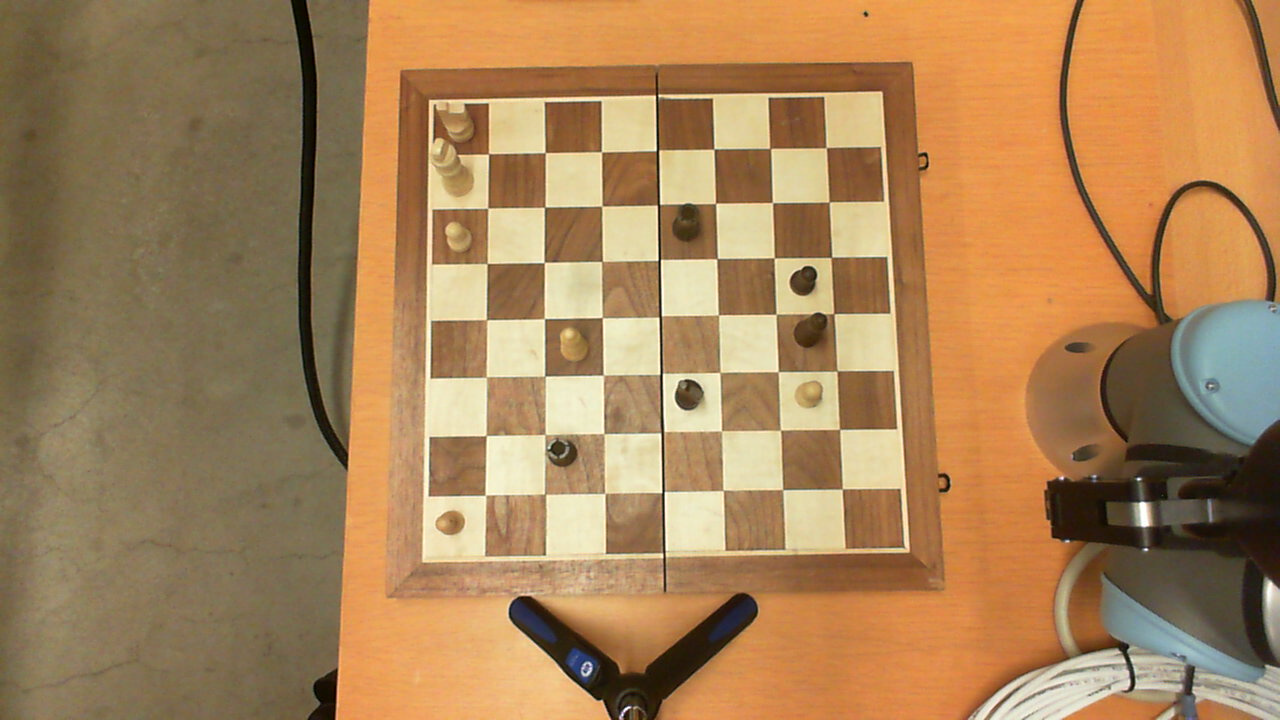
#> input picture computervision/images/2017-02-01-094746.jpg, 1280 x 720 px
$ python countours.py images/2017-02-01-094746.jpg
#> lines starting #> are read from the running program, lines starting #| are printed output that depends on the picture; after the words box and inside, x2 and y2 are one past the last pixel; in counts of white or black regions, pixels touching at a corner belong together
import cv2
import sys
import numpy as np
from main import sharpen

def getCentroid(contour):
    M = cv2.moments(contour)
    cx = int(M['m10']/M['m00'])
    cy = int(M['m01']/M['m00'])
    return cx, cy

def morph_close(image):
    structuringElement = cv2.getStructuringElement(cv2.MORPH_RECT, (40,40))
    closedImage = cv2.morphologyEx(image.copy(), cv2.MORPH_CLOSE, structuringElement)
    return closedImage

def morph_open(image):
    structuringElement = cv2.getStructuringElement(cv2.MORPH_RECT, (40,40))
    openedImage = cv2.morphologyEx(image.copy(), cv2.MORPH_OPEN, structuringElement)
    return openedImage

#Read Image
image = cv2.imread(sys.argv[1], 1)
#> image is the input picture: shape (720, 1280, 3); mean B, G, R 88, 130.8, 167.8
cv2.imshow('Original image', image)
cv2.waitKey(0)
#sharpen edges
#image = sharpen(image, 3)
#Smooth using a gaussian filter
blur = cv2.GaussianBlur(image, (5,5),0)
#Convert to Grayscale
gray = cv2.cvtColor(blur, cv2.COLOR_BGR2GRAY)
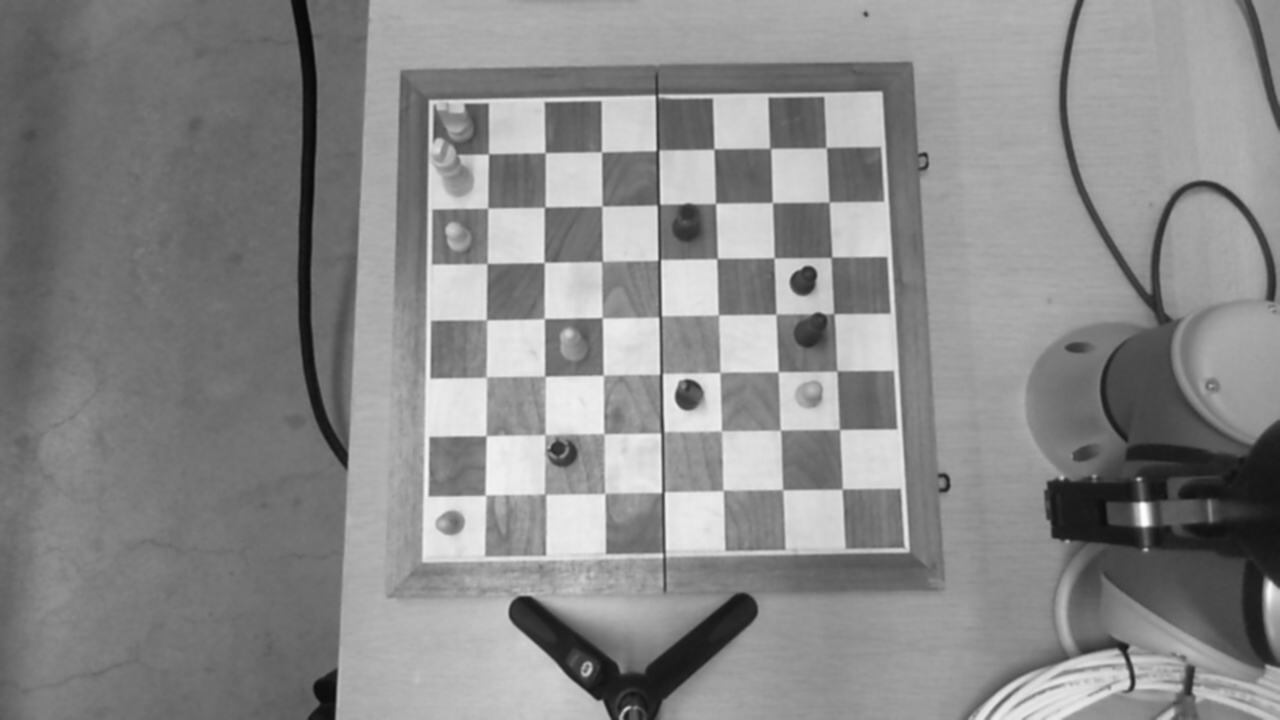
#> gray: shape (720, 1280); min 8, max 254, mean 137
cv2.imshow('Grayscaled image', gray)
cv2.waitKey(0)
#res1, thresh = cv2.threshold(gray,150,255,cv2.THRESH_BINARY)
#res2, thresh = cv2.threshold(gray, 150,255,cv2.THRESH_BINARY)
thresh = cv2.adaptiveThreshold(gray, 255 ,cv2.ADAPTIVE_THRESH_GAUSSIAN_C, cv2.THRESH_BINARY,19,2)
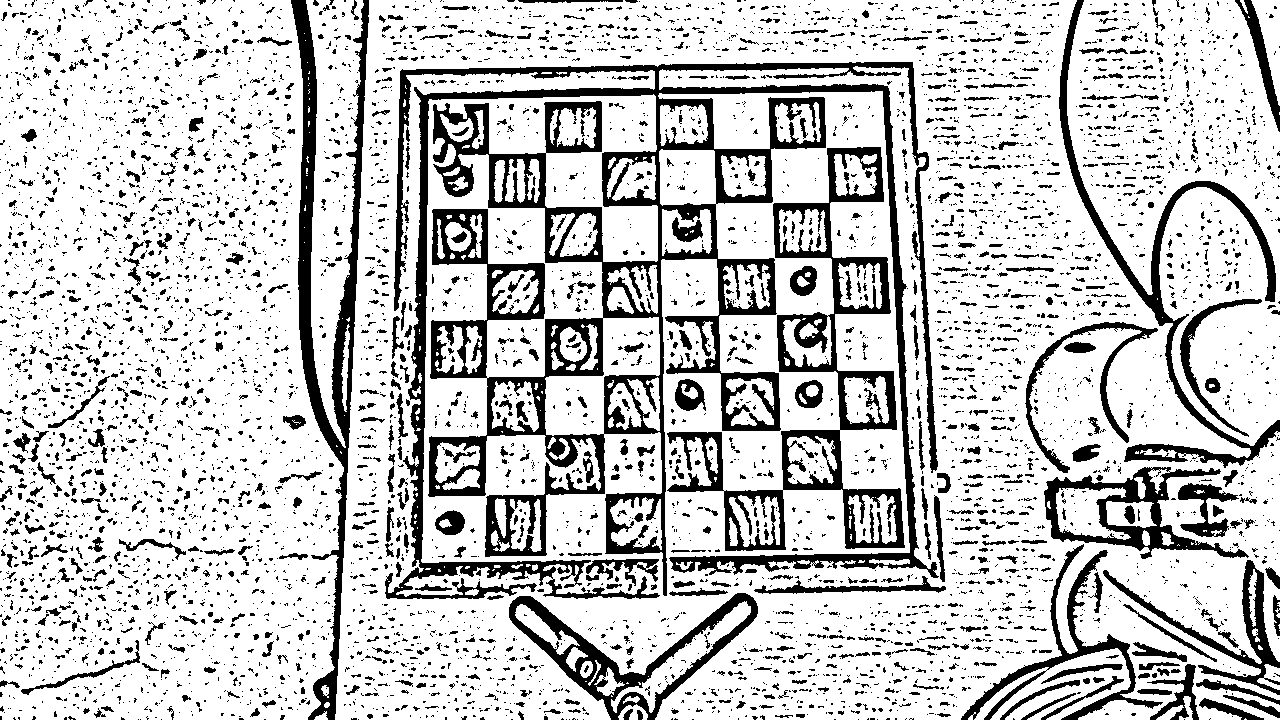
#> thresh: shape (720, 1280); 78.6% white; 5899 black regions (4986 under 20 px), largest, box (x1, y1, x2, y2) and area: (385, 62, 939, 599) 64601, (667, 147, 905, 551) 15159, (291, 0, 369, 720) 12447
cv2.imshow('Tresholded image', thresh)
cv2.waitKey(0)
gray = cv2.medianBlur(thresh, 5)
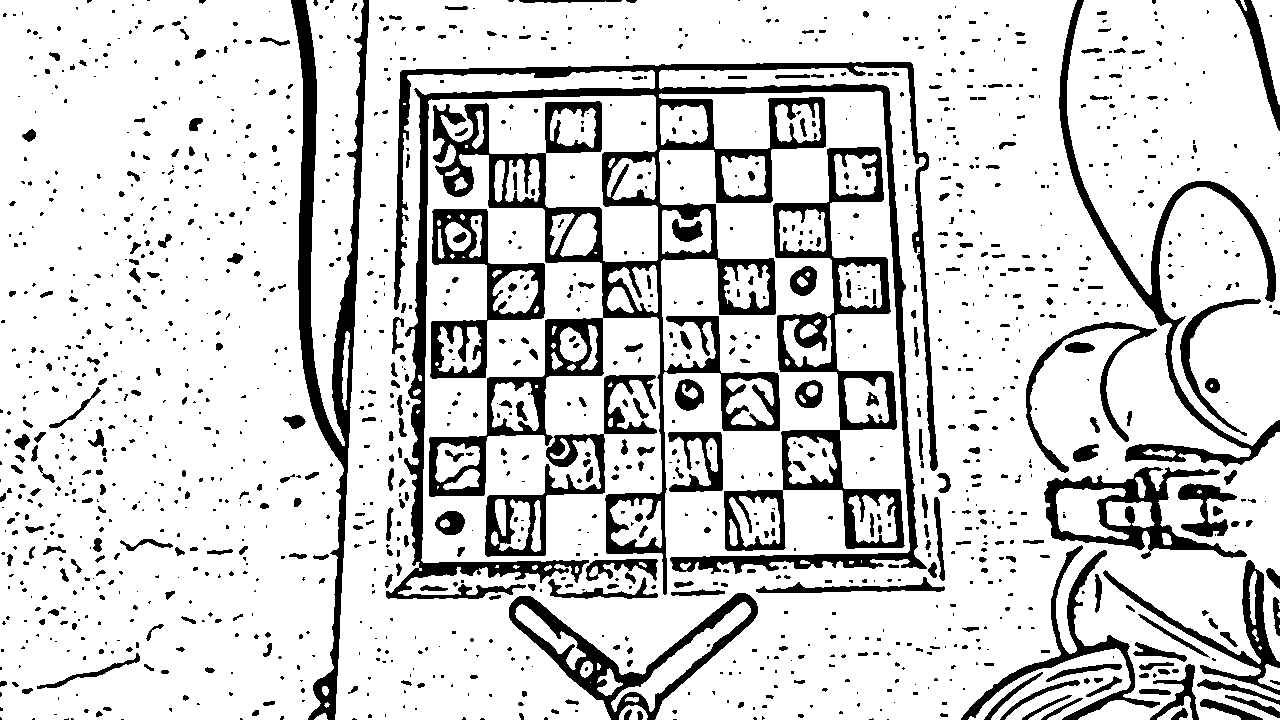
#> gray: shape (720, 1280); 82.5% white; 1469 black regions (1012 under 20 px), largest, box (x1, y1, x2, y2) and area: (386, 62, 938, 599) 52891, (724, 147, 905, 551) 13030, (291, 0, 369, 720) 12522
cv2.imshow('median blurred', thresh)
cv2.waitKey(0)

# [8 lines of commented-out code are left out]

'''
#Find contours
contours = cv2.findContours(thresh.copy(), cv2.RETR_TREE,cv2.CHAIN_APPROX_SIMPLE)
contours = contours[0]
print 'Found {} contours'.format(len(contours))
#Print contours
#best_cnt = None
widths = []
heights = []
got_first_contour_loc = False
for contour in contours:
    (x,y,w,h) = cv2.boundingRect(contour)
    #if True:
    if w < 50 and w > 20 and h < 50 and  h > 20:
        widths.append(w)
        heights.append(h)
        cv2.drawContours(image, [contour], -1, (0,255,0), 3)
        cv2.imshow("output", image)
        cv2.waitKey(0)

# [12 lines of commented-out code are left out]

chessboard = np.zeros((8,8))
#For each row
    #For each colums
        #Check if we have any contours with a centroid
            #If there is any, check the original black/white image in the same pos to see if it is a            #black or white piece
            #Mark the chessboard array with 1 or 2 if it is black or white

#import image
#blur
#Convert to Gray
#find contour to get board
#treshold the cut-out image
#Canny edge on cut-out
#Hough transform to find lines
#Detect if we have
'''
